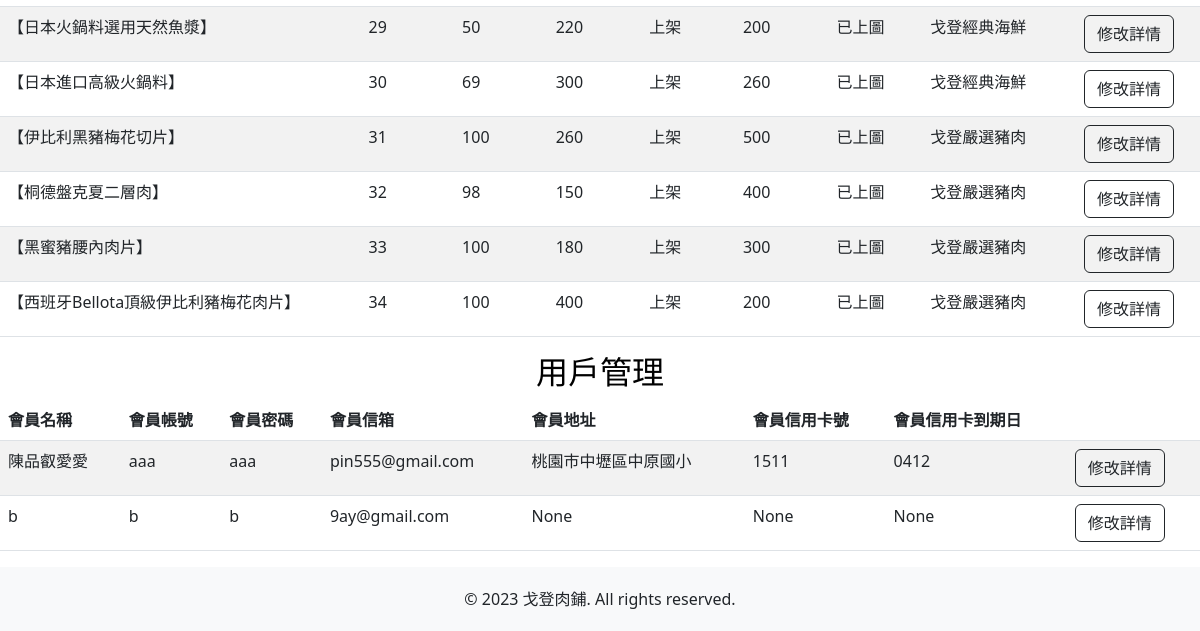
Before: /dashboard/ (lower part) with the older database file.
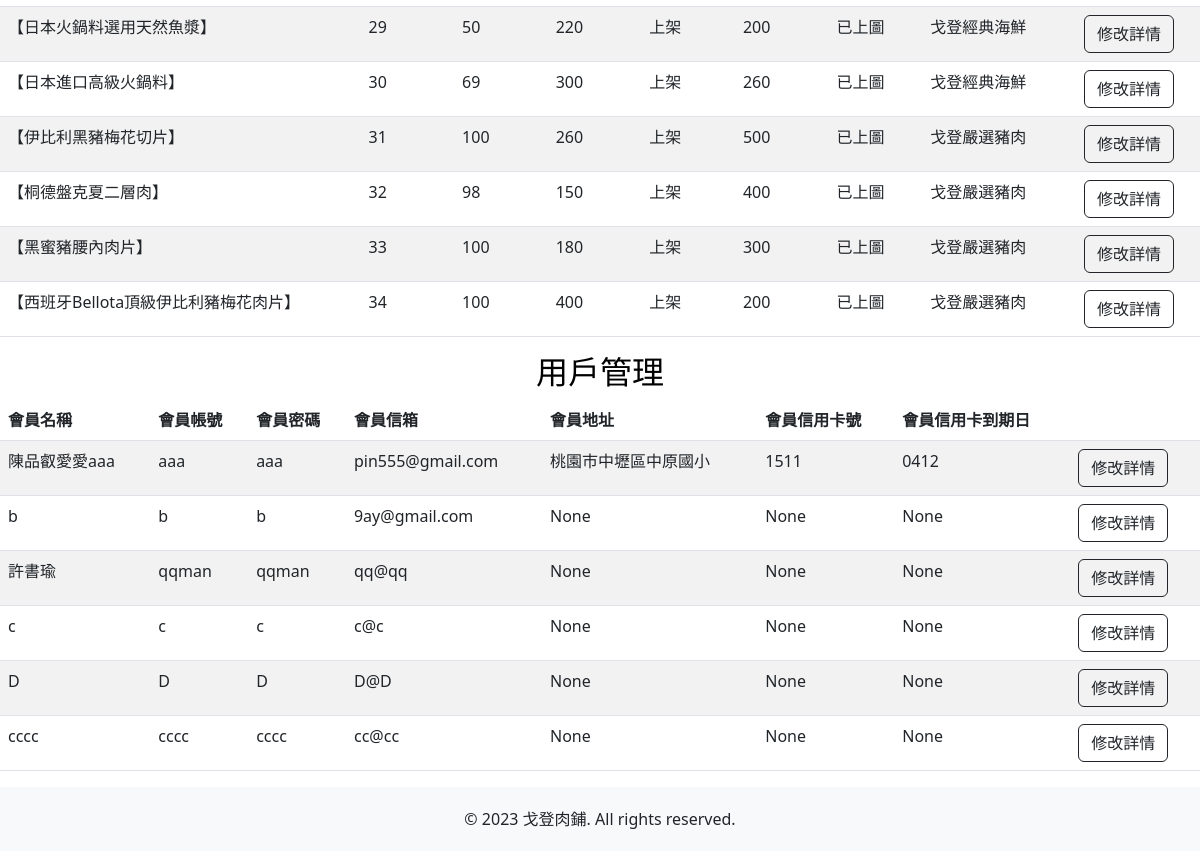
After: the same page with the newer database file.
### mywebsite/models.py (models this page shows)
class product(models.Model):
    PRODUCT_STATUS_CHOICES = [
        ('IN_STOCK', '上架'),
        ('OUT_OF_STOCK', '下架'),
        ('UNAVAILABLE', '缺貨'),
    ]
    PID = models.CharField('產品編號', max_length=1000, primary_key=True)
    PPrice = models.IntegerField('產品價錢')
    PName = models.CharField('產品名稱', max_length=100)
    PDetail = models.CharField('產品內容', max_length=10000)
    Pspec = models.IntegerField('產品規格',default=0)
    Pnum = models.IntegerField('產品數量',default=0)
    PStatus = models.CharField('產品狀態', max_length=13, choices=PRODUCT_STATUS_CHOICES, default='IN_STOCK')
    PPhoto = models.ImageField('產品圖片', upload_to='product_images/', blank=True, null=True)
    PCategory = models.CharField('產品分類', max_length=20) #也可以用選項

class member(models.Model):
    MID = models.AutoField('會員編號', primary_key=True)
    MName = models.CharField('會員姓名', max_length=20, null=False)
    MPhone = models.CharField('會員電話', max_length=50, null=False)
    MPW = models.CharField('會員密碼', max_length=20, null=False)
    MAccount = models.CharField('會員帳號', max_length=50, null=False)
    MEmail = models.CharField('會員信箱', max_length=100, null=False)
    MAddr = models.CharField('會員地址', max_length=100, null=True)
    MVISA = models.CharField('會員信用卡號', max_length=100, null=True)
    MCK = models.CharField('信用卡到期日', max_length=100, null=True)

### mywebsite/views.py (the view)
# urls.py: path('dashboard/', views.dashboard_view),
def dashboard_view(request):
    d = product.objects.all()
    mem = member.objects.all()
    return render(request, 'dashboard.html', locals())

### templates/dashboard.html (shortened to what this page needs)
<!DOCTYPE html>
<html>
  <head>
    <link href="https://cdn.jsdelivr.net/npm/bootstrap@5.3.0-alpha3/dist/css/bootstrap.min.css" rel="stylesheet">
    {% load static %}
    <link href="{% static 'css/styles.css'%}" rel="stylesheet" />
    <link rel="stylesheet" href="https://use.fontawesome.com/releases/v5.6.3/css/all.css"
>
</head>
<body id="page-top">
      <div class="test">
        <div class="table-responsive">
          <table class="table table-striped table-hover table-custom">
            <tbody>
              {% for detail in d %}
              <tr>
                <form action="/edit_view/" method="POST">
                  <td>{{ detail.PName }}</td>
                  <td>{{ detail.PID }}</td>
                  <td>{{ detail.Pnum }}</td>
                  <td>{{ detail.PPrice }}</td>
                  <td>
                    {% if detail.PStatus == 'IN_STOCK' %}
                      <span class="category">上架</span>
                    {% elif detail.PStatus == 'OUT_OF_STOCK' %}
                      <span class="category">下架</span>
                    {% elif detail.PStatus == 'UNAVAILABLE' %}
                      <span class="category special-cell">缺貨</span>
                    {% endif %}
                  </td>
                  <td>{{ detail.Pspec }}</td>
                  <td>
                    {% if detail.PPhoto %}
                    已上圖
                    {% else %}
                    暫無
                    {% endif %}
                  </td>
                  <td>
                    {% if detail.PCategory == 'beef' %}
                      <span class="category">日本A5和專賣區</span>
                    {% elif detail.PCategory == 'pork' %}
                      <span class="category">戈登嚴選豬肉</span>
                    {% elif detail.PCategory == 'seafood' %}
                      <span class="category">戈登經典海鮮</span>
                    {% endif %}
                  </td>
                  <td>
                    <button type="submit" class="btn btn-outline-dark">修改詳情</button>
                  </td>
                </form>
              </tr>
              {% endfor %}
            </tbody>
          </table>
        </div>
      </div>
      <div id="member">
        <div class="color-block h2-with-border">
          <h2 class="tit rounded">用戶管理</h2>
        </div>
        <div class="table-responsive">
          <table class="table table-striped table-hover table-custom">
            <thead class="thead-dark">
              <tr class="hover-bg">
                <th>會員名稱</th>
                <th>會員帳號</th>
                <th>會員密碼</th>
                <th>會員信箱</th>
                <th>會員地址</th>
                <th>會員信用卡號</th>
                <th>會員信用卡到期日</th>
                <th></th>
              </tr>
            </thead>
            <tbody>
              {% for m in mem %}
              <tr>
                <form action="/m_e_view/" method="POST">
                  <td>{{ m.MName }}</td>
                  <td>{{ m.MAccount }}</td>
                  <td>{{ m.MPW }}</td>
                  <td>{{ m.MEmail }}</td>
                  <td>{{ m.MAddr }}</td>
                  <td>{{ m.MVISA }}</td>
                  <td>{{ m.MCK }}</td>
                  <td>
                    <input type="submit" value="修改詳情" class="btn btn-outline-dark">
                  </td>
                </form>
              </tr>
              {% endfor %}
            </tbody>
          </table>
        </div>
      </div>
    <footer class="footer">
      <div class="container">
        <span>© 2023 戈登肉鋪. All rights reserved.</span>
      </div>
    </footer>
</body>
</html>

Changed rows visible on the page:
changed member "aaa": MName "陳品叡愛愛" → "陳品叡愛愛aaa"
added member: MName "許書瑜", MAccount "qqman", MPW "qqman", MEmail "qq@qq", MAddr "None", MVISA "None", MCK "None"
added member: MName "c", MAccount "c", MPW "c", MEmail "c@c", MAddr "None", MVISA "None", MCK "None"
added member: MName "D", MAccount "D", MPW "D", MEmail "D@D", MAddr "None", MVISA "None", MCK "None"
added member: MName "cccc", MAccount "cccc", MPW "cccc", MEmail "cc@cc", MAddr "None", MVISA "None", MCK "None"
